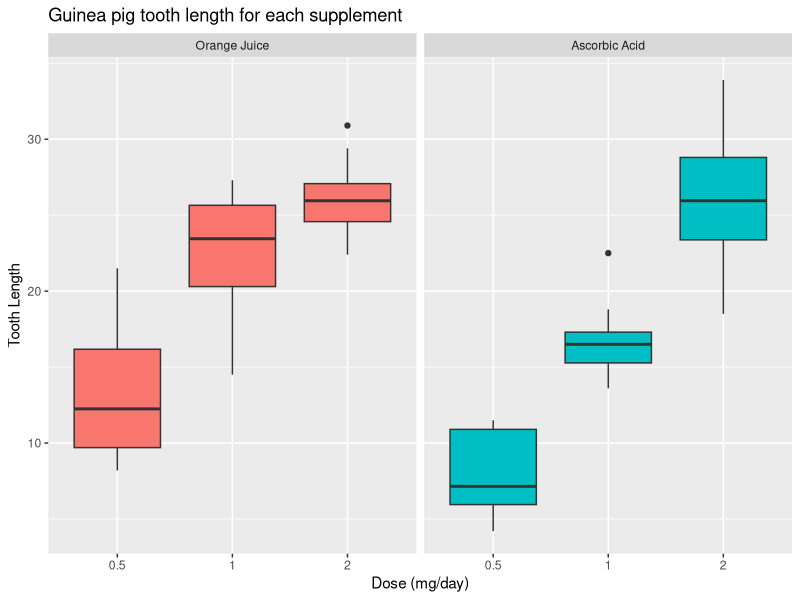

Recreate this plot in R.
## ---- chunk 1
library(datasets)
data(ToothGrowth)
str(ToothGrowth)
head(ToothGrowth)
summary(ToothGrowth)
## ---- chunk 2
library(ggplot2)
t = ToothGrowth
levels(t$supp) <- c("Orange Juice", "Ascorbic Acid")
ggplot(t, aes(x=factor(dose), y=len)) + 
  facet_grid(.~supp) +
  geom_boxplot(aes(fill = supp), show_guide = FALSE) +
  labs(title="Guinea pig tooth length for each supplement", 
       x="Dose (mg/day)",
       y="Tooth Length")
## ---- chunk 3
hypoth1<-t.test(len ~ supp, data = t)
hypoth1$conf.int
hypoth1$p.value
## ---- chunk 4
hypoth2<-t.test(len ~ supp, data = subset(t, dose == 0.5))
hypoth2$conf.int
hypoth2$p.value
## ---- chunk 5
hypoth3<-t.test(len ~ supp, data = subset(t, dose == 1))
hypoth3$conf.int
hypoth3$p.value
## ---- chunk 6
hypoth4<-t.test(len ~ supp, data = subset(t, dose == 2))
hypoth4$conf.int
hypoth4$p.value
